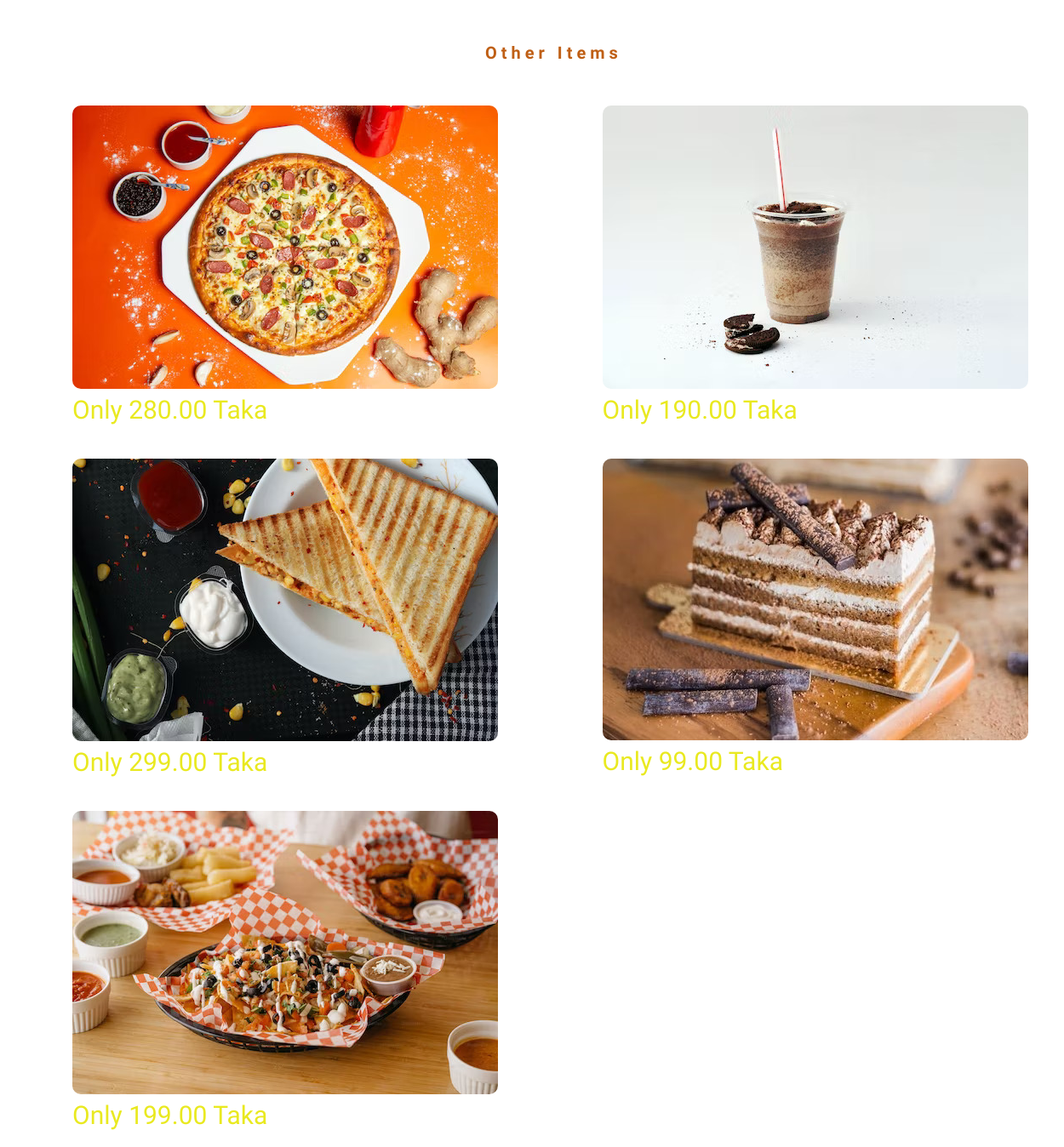
Screenshot of /view/ with the database file from the repository.
### burger/models.py (models this page shows, shortened)
class MenuItem(models.Model):
    name = models.CharField(max_length=100)
    image = models.ImageField(upload_to='images/')
    price = models.DecimalField(max_digits=10, decimal_places=2)
    alt_text = models.CharField(max_length=100)
    description = models.TextField()

### burger/views.py (the view)
# urls.py: path('view/', views.view, name='view'),
def view(request):
    menuItems = MenuItem.objects.all()
    template = loader.get_template('view.html')
    context = {
        'menuitems': menuItems,
    }
    return render(request, 'view.html', context)

### burger/templates/view.html (shortened to what this page needs)
{% load static %}
<!DOCTYPE html>
<html lang="en">
<head>
    <link rel="stylesheet" href="{% static 'css/view.css' %}">
</head>
<body>
    <div class="container">
        <div class="explore">
            Other Items
        </div>
        <div class="grid">
            {% for item in menuitems %}
            <div class="item{{ item.id }}">
                <img class="grid-image" src="{{ item.image.url }}" alt="{{ item.alt_text }}">
                <div class="item-description">Only {{ item.price }} Taka </div>
            </div>
            {% endfor %}
        </div>
    </div>
</body>
</html>

### burger/static/css/view.css (style rules this page uses)
* { margin: 0; padding: 0; box-sizing: border-box; }
body { background-image: url(../images/body-image.png); background-size: cover; background-repeat: no-repeat; height: 1500; }
.explore { background-color: white; display: inline-block; padding: 10px 10px; margin-top: 40px; margin-left: 560px; font-family: 'Bona Nova'; font-size: 20px; border-radius: 4px; color: #BF5F15; font-weight: 700; letter-spacing: 5px; }
.grid { display: grid; gap: 40px; padding-top: 40px; margin-left: 85px; margin-bottom: 20px; grid-template-columns: 50% 50%; font-family: 'Bona Nova'; color: rgb(233, 233, 32); font-size: 30px; }
.grid-image { border-radius: 10px; transition: 0.2s ease-in-out; }

### rows the page displays
MenuItem: image (picture), price "280.00"
MenuItem: image (picture), price "190.00"
MenuItem: image (picture), price "299.00"
MenuItem: image (picture), price "99.00"
MenuItem: image (picture), price "199.00"
